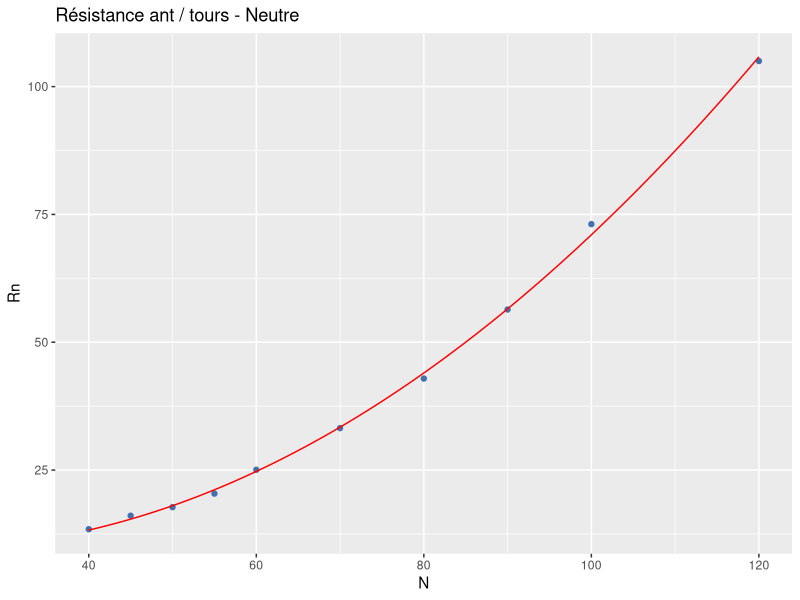
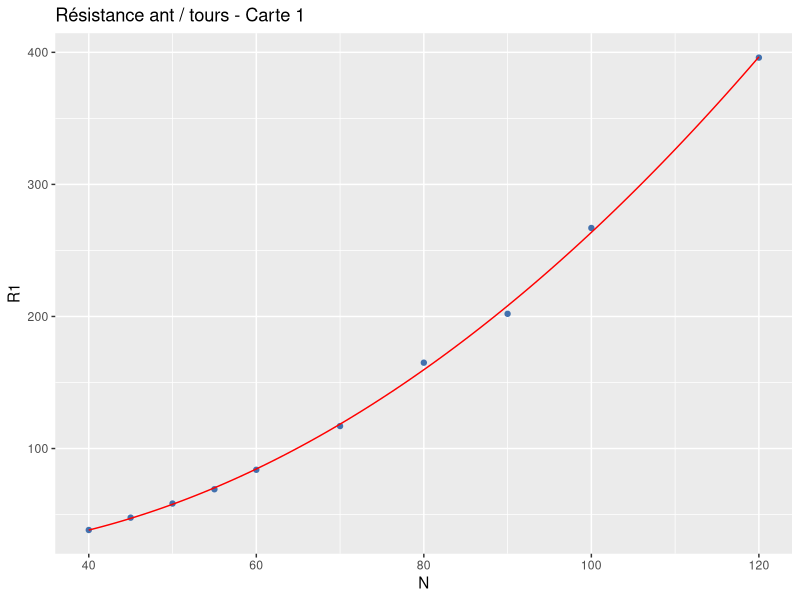
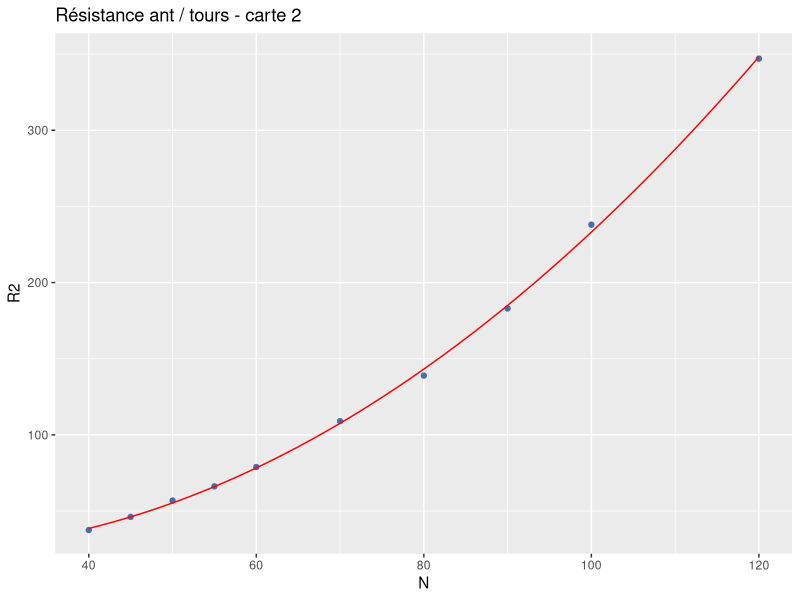
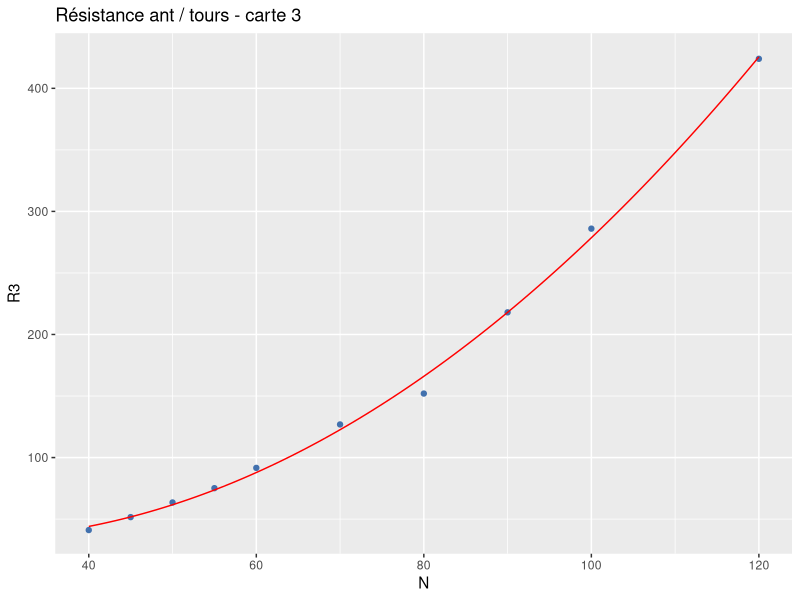
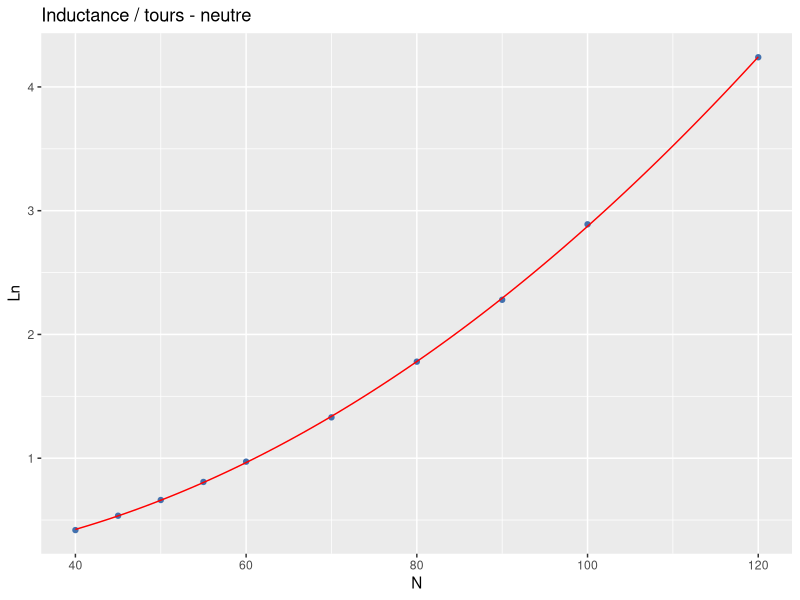
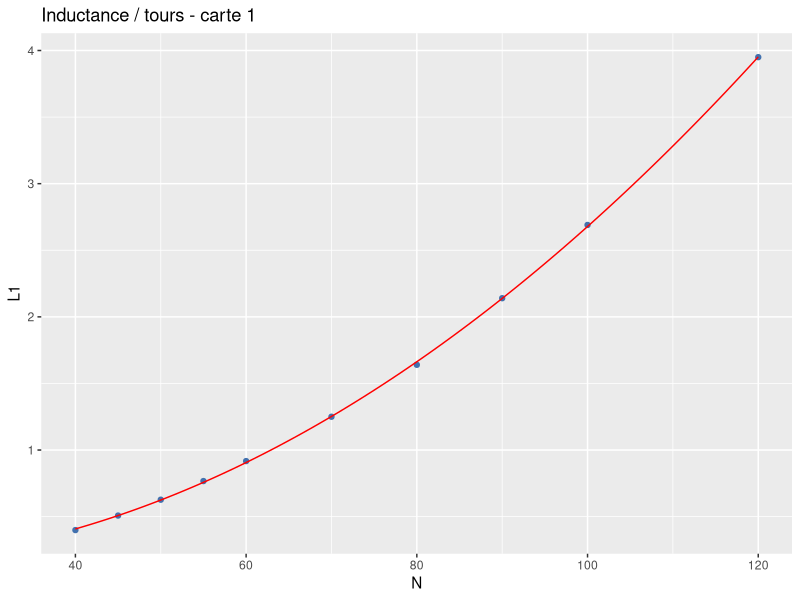
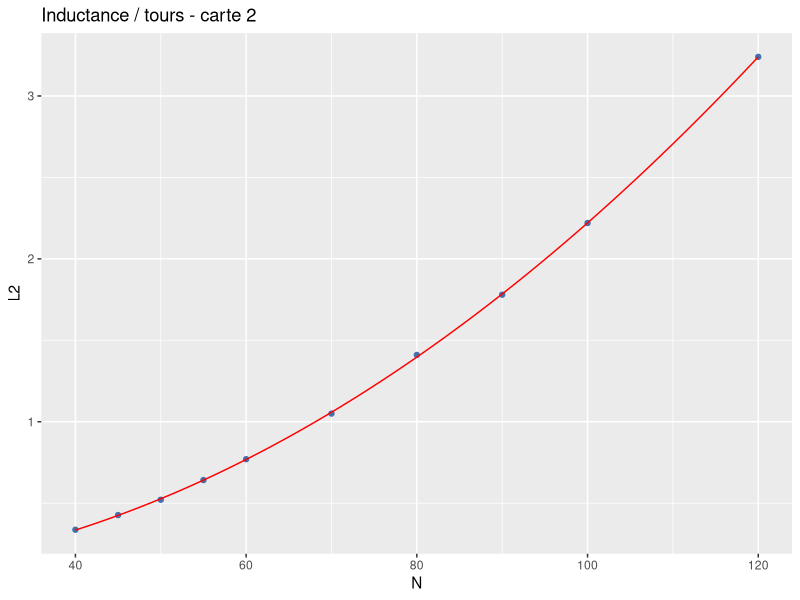
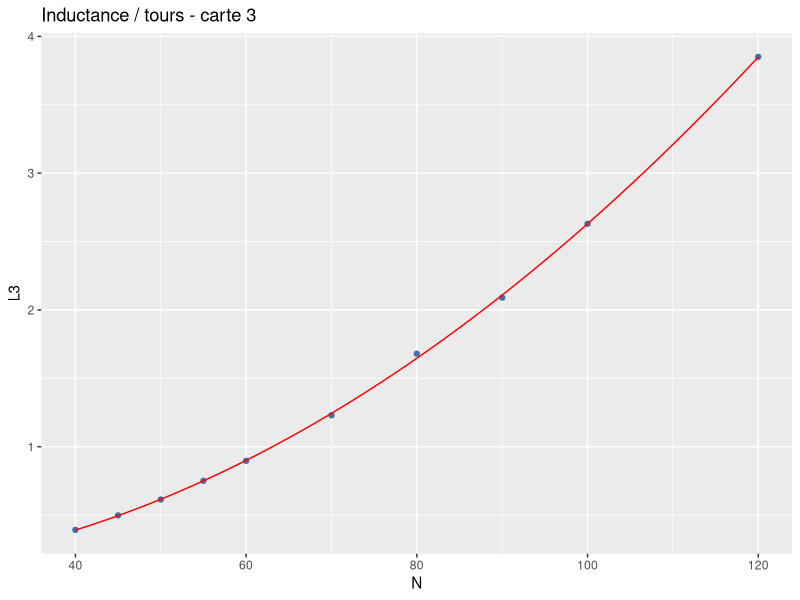

These charts were generated, in order, by the following R code:
# Etude avec l'ensemble des mesures sur 3 cartes et neutres

library(ggplot2)

TAB<-read.table("mesures.csv",header=TRUE,sep=";",dec=",")

#-------------------------------------------------------------------------------------------------------------------------------------

# ESTIMATION DES INDUCTANCES vs TOURS


# Ajustement 1 - Neutre

print("-----  ajustement 1   ------------")

mod1 <- lm(TAB$Ln~TAB$N+I(TAB$N^2), data=TAB)

print(summary(mod1))

LnEst<-function(N){mod1$coefficients[1]  + mod1$coefficients[2] * N +   mod1$coefficients[3] * N^2}

p<-(ggplot(TAB) + geom_point(aes(x = N, y = Ln), colour = "#4271AE")  + stat_function(fun = LnEst, color = "red") +  ggtitle("Inductance / tours - neutre") 
      #+  geom_hline(yintercept=1.62, linetype="dashed", color = "red")
      )
png("L0.png")
print(p)
dev.off()

# Ajustement 2 - carte 1

print("-----  ajustement 2   ------------")

mod2 <- lm(TAB$L1~TAB$N+I(TAB$N^2), data=TAB)

print(summary(mod2))

L1Est<-function(N){mod2$coefficients[1]  + mod2$coefficients[2] * N +   mod2$coefficients[3] * N^2}
p<-(ggplot(TAB) + geom_point(aes(x = N, y = L1), colour = "#4271AE")  + stat_function(fun = L1Est, color = "red") +  ggtitle("Inductance / tours - carte 1") 
     # +  geom_hline(yintercept=1.62, linetype="dashed", color = "red")
)
png("L1.png")
print(p)
dev.off()


# Ajustement 3 - carte 2

print("-----  ajustement 3   ------------")

mod3 <- lm(TAB$L2~TAB$N+I(TAB$N^2), data=TAB)

print(summary(mod3))

L2Est<-function(N){mod3$coefficients[1]  + mod3$coefficients[2] * N +   mod3$coefficients[3] * N^2}
p<-(ggplot(TAB) + geom_point(aes(x = N, y = L2), colour = "#4271AE")  + stat_function(fun = L2Est, color = "red") +  ggtitle("Inductance / tours - carte 2") 
     # +  geom_hline(yintercept=1.62, linetype="dashed", color = "red")
)
png("L2.png")
print(p)
dev.off()

# Ajustement 4 - carte 3

print("-----  ajustement 4   ------------")

mod4 <- lm(TAB$L3~TAB$N+I(TAB$N^2), data=TAB)

print(summary(mod4))

L3Est<-function(N){mod4$coefficients[1]  + mod4$coefficients[2] * N +   mod4$coefficients[3] * N^2}

p<-(ggplot(TAB) + geom_point(aes(x = N, y = L3), colour = "#4271AE")  + stat_function(fun = L3Est, color = "red") +  ggtitle("Inductance / tours - carte 3") 
    #  +  geom_hline(yintercept=1.62, linetype="dashed", color = "red")
)
png("L3.png")
print(p)
dev.off()

# Représentation globale

p<- (ggplot(TAB, color=c("Ln", "L1", "L2", "L3")) 
      + geom_point(aes(x = N, y = Ln , colour = "neutre"))  + stat_function(fun = LnEst, color = "magenta")  
      + geom_point(aes(x = N, y = L1 ,  colour = "carte1"))  + stat_function(fun = L1Est, color = "red")
      + geom_point(aes(x = N, y = L2 , colour = "carte2"))  + stat_function(fun = L2Est, color = "green")
      + geom_point(aes(x = N, y = L3 , colour = "carte3"))  + stat_function(fun = L3Est, color = "blue")
      +  ggtitle("Inductance / tours - global")
      + labs(x = "N - Tours",
           y = "(Inductance - mH)",
           color="Cartes"
           ) 
     )
     
png("global.png")
print(p)
dev.off()

#-------------------------------------------------------------------------------------------------------------------------------

# ETUDE DU COURANT D'ANTENNE

# Courant d'antenne théorique

 vdd<-5
 Vss<-0
 Rser=27
 Rad=9

 Iant<-function(R){

   I<-(4/pi)*((vdd-Vss)/(R+Rser+2*Rad))*1000
   return(I)

 }

jpeg("Ith.jpg")

   curve(Iant, 0, 500, col="red", main="Courant théorique antenne Vs Résistance antenne",  xlab="Résistance(Ohms)",
         ylab="Iant(mA)")
dev.off()

#---------------------------------------------------------------------------------------------------------------------------------------

# ESTIMATION DES RESISTANCES VS TOURS


# Estimation Rant

# Ajustement 5 - Neutre
# Résistance et courant d'antenne sur neutre

 print("-----  ajustement 5   ------------")

 mod5 <- lm(TAB$Rn~TAB$N+I(TAB$N^2), data=TAB)

 print(summary(mod5))

 R0Est<-function(N){mod5$coefficients[1]  + mod5$coefficients[2] * N +   mod5$coefficients[3] * N^2}
 print(ggplot(TAB) + geom_point(aes(x = N, y = Rn), colour = "#4271AE")  + stat_function(fun = R0Est, color = "red") +  ggtitle("Résistance ant / tours - Neutre")

 )

 I0n<-function(N){

     I<-Iant(R0Est(N))
     return(I)

 }


jpeg("I0.jpg")

   curve(I0n, 0, 120, col="red", main="Courant estimé antenne Vs tours - Neutre",  xlab="Tours",
         ylab="Iant(mA)")
dev.off()

 # Ajustement 6 - Carte 1
 
 # Résistance et courant d'antenne sur carte 1

 print("-----  ajustement 6   ------------")
 
 mod6 <- lm(TAB$R1~TAB$N+I(TAB$N^2), data=TAB)

 print(summary(mod6))

 R1Est<-function(N){mod6$coefficients[1]  + mod6$coefficients[2] * N +   mod6$coefficients[3] * N^2}
 print(ggplot(TAB) + geom_point(aes(x = N, y = R1), colour = "#4271AE")  + stat_function(fun = R1Est, color = "red") +  ggtitle("Résistance ant / tours - Carte 1")

 )

 I1n<-function(N){

   I<-Iant(R1Est(N))
   return(I)

 }


 jpeg("I1.jpg")

   curve(I1n, 0, 120, col="red", main="Courant estimé antenne Vs tours - Carte 1",  xlab="Tours",
         ylab="Iant(mA)") 
 dev.off()


  # Ajustement 7 - Carte 2
  
  # Résistance et courant d'antenne sur carte 2

 print("-----  ajustement 7   ------------")
 
 mod7 <- lm(TAB$R2~TAB$N+I(TAB$N^2), data=TAB)

 print(summary(mod7))

 R2Est<-function(N){mod7$coefficients[1]  + mod7$coefficients[2] * N +   mod7$coefficients[3] * N^2}
 print(ggplot(TAB) + geom_point(aes(x = N, y = R2), colour = "#4271AE")  + stat_function(fun = R2Est, color = "red") +  ggtitle("Résistance ant / tours - carte 2")

 )

 I2n<-function(N){

   I<-Iant(R2Est(N))
   return(I)

 }


 jpeg("I2.jpg")

   curve(I2n, 0, 120, col="red", main="Courant estimé antenne Vs tours - carte 2",  xlab="Tours",
         ylab="Iant(mA)")
dev.off()

 # Ajustement 8 - Carte 3
 
 # Résistance et courant d'antenne sur carte 3
 
 print("-----  ajustement 8   ------------")
 
 mod8 <- lm(TAB$R3~TAB$N+I(TAB$N^2), data=TAB)
 
 print(summary(mod8))
 
 R3Est<-function(N){mod8$coefficients[1]  + mod8$coefficients[2] * N +   mod8$coefficients[3] * N^2}
 print(ggplot(TAB) + geom_point(aes(x = N, y = R3), colour = "#4271AE")  + stat_function(fun = R3Est, color = "red") +  ggtitle("Résistance ant / tours - carte 3")
       
 )
 
 I3n<-function(N){
   
   I<-Iant(R3Est(N))
   return(I)
   
 }
 
 
 jpeg("I3.jpg")
   
   curve(I3n, 0, 120, col="red", main="Courant estimé antenne Vs tours - carte 3",  xlab="Tours",
         ylab="Iant(mA)")
dev.off()



# -------------------------------------------------------------------------------------------------------------------------- 
 
# Etimation du champ magnétique

 z<-1e-2 # distance de référence 1cm
 r<-0.38 # rayon de l'antenne
 
 
 B0est<-function(N){
   
   b<-I0n(N) *r^2/z^3
   return(b)
   
   
 }

 B1est<-function(N){
   
   b<-I1n(N)*N *r^2/z^3
   return(b)
   
   
 }
 
 B2est<-function(N){
   
   b<-I2n(N)*N *r^2/z^3
   return(b)
   
   
 }
 
 B3est<-function(N){
   
   b<-I3n(N)*N *r^2/z^3
   return(b)
   
   
 }

 # ---------------------------------------------------------------------------------------------------------------------------
 
 # Représentation du champ par carte 

jpeg("champ0.jpg")
   curve(B0est, 0, 120, col="red", main="Champ estimé Vs tours - neutre",  xlab="Tours",
         ylab="Champ")
 
dev.off()

 
jpeg("champ1.jpg")
   
   curve(B1est, 0, 120, col="red", main="Champ estimé Vs tours - carte 1",  xlab="Tours",
         ylab="Champ")
 
dev.off()
 
 
jpeg("champ2.jpg")
   
   curve(B2est, 0, 120, col="red", main="Champ estimé Vs tours - carte 2",  xlab="Tours",
         ylab="Champ")
   
dev.off()
 
 
jpeg("champ3.jpg")
   
   curve(B3est, 0, 120, col="red", main="Champ estimé Vs tours - carte 3",  xlab="Tours",
         ylab="Champ")
   
dev.off()

# ---------------------------------------------------------------------------------------------------------------------------

# Représentation conjointes des champs par carte 

N <- seq(10,120,by=1)
B0<-B0est(N)
B1<-B1est(N)
B2<-B2est(N)
B3<-B3est(N)

donnees0 <- data.frame(N,B0)
donnees1 <- data.frame(N,B1)
donnees2 <- data.frame(N,B2)
donnees3 <- data.frame(N,B3)

p<-(
ggplot(donnees1, color=c("L1", "L2", "L3"))
  +geom_line(data=donnees1,aes(x=N,y=B1),color="blue")
  +geom_line(data=donnees2,aes(x=N,y=B2),color="green")
  +geom_line(data=donnees3,aes(x=N,y=B3),color="magenta")
  +  ggtitle("Champs/ tours - global")
  + labs(x = "N - Tours",
       y = "Champ",
       color="Cartes"
) 
)
png("champs.png")
print(p)
dev.off()

# ---------------------------------------------------------------------------------------------------------------------------

# Représentation conjointes des courants par carte 

N <- seq(10,120,by=1)
I0<-I0n(N)
I1<-I1n(N)
I2<-I2n(N)
I3<-I3n(N)

donnees0 <- data.frame(N,I0)
donnees1 <- data.frame(N,I1)
donnees2 <- data.frame(N,I2)
donnees3 <- data.frame(N,I3)

p<-(
  ggplot(donnees1, color=c("L1", "L2", "L3"))
  +geom_line(data=donnees1,aes(x=N,y=I1),color="blue")
  +geom_line(data=donnees2,aes(x=N,y=I2),color="green")
  +geom_line(data=donnees3,aes(x=N,y=I3),color="magenta")
  +  ggtitle("Courantps/ tours - global")
  + labs(x = "N - Tours",
         y = "Champ",
         color="Cartes"
  ) 
)
png("courants.png")
print(p)
dev.off()

# --------------------------------------------------------------------------------------------------------------------------------

# Optimisations

# Champs magnétiques
print("----------------------------------------------------")
maxChp1<-optimize(B1est, c(0, 120), maximum = TRUE)
print("Max champ carte 1: ")
print(maxChp1)
print("----------------------------------------------------")
maxChp2<-optimize(B2est, c(0, 120), maximum = TRUE)
print("Max champ carte 2: ")
print(maxChp2)
print("----------------------------------------------------")
maxChp3<-optimize(B3est, c(0, 120), maximum = TRUE)
print("Max champ carte 3: ")
print(maxChp3)

# -------------------------------------------------------------------------------------------------------------------------- 

# Estimation tension d'antenne 

Vant<-function(N){
  
  v<-Iant(R)/(pi*F*C)  
}


